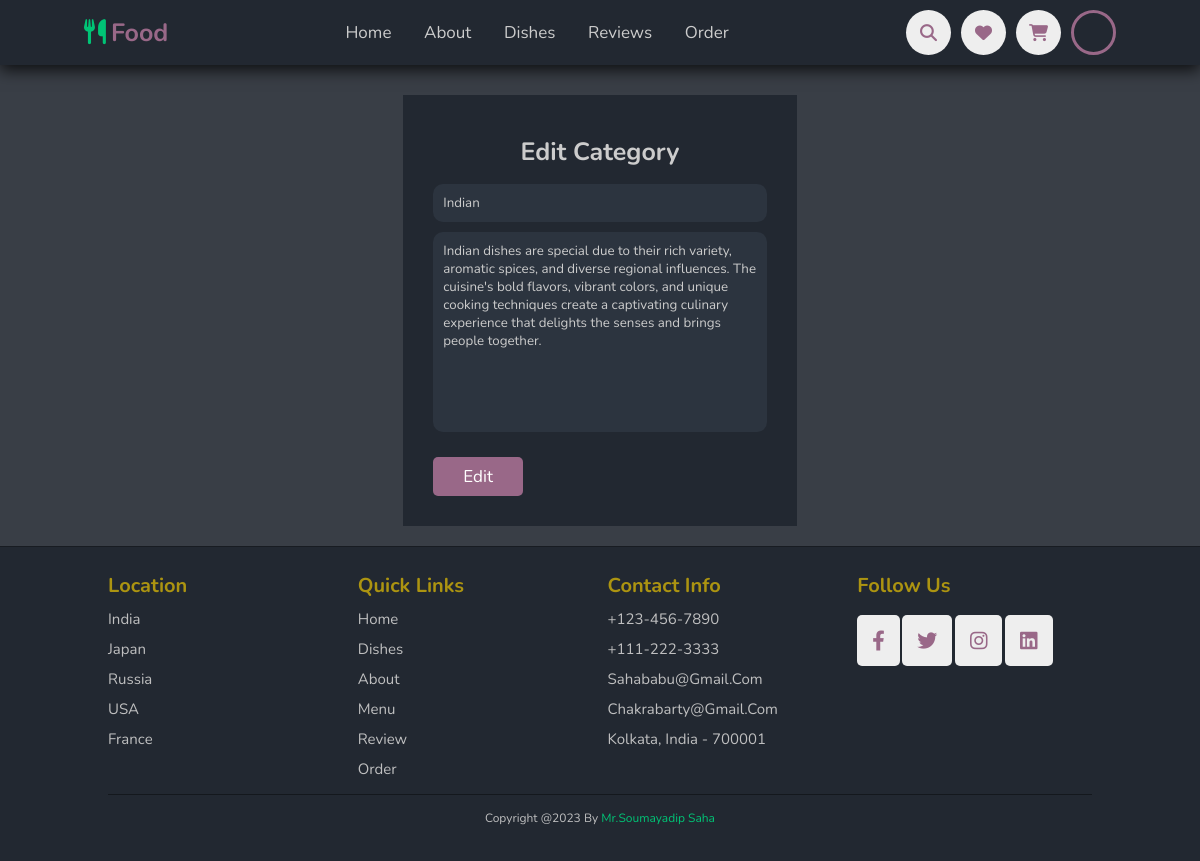
The app's page /admin/edit-category.php?cid=4 (signed in) with its own data.
### tables this page shows
CREATE TABLE `category` (
  `cid` int(10) UNSIGNED NOT NULL,
  `ctitle` varchar(50) NOT NULL,
  `cdescription` text NOT NULL
);

### admin/edit-category.php (the view, shortened to what this page needs)
<?php
    include 'partials/header.php';
    if(isset($_GET['cid'])){
        $id = $_GET['cid'];
        $get_query = "SELECT * from category where cid='$id'";
        $get_result = mysqli_query($conn, $get_query);
        $get_categories = mysqli_fetch_assoc($get_result);
        $description = strip_tags($get_categories['cdescription']);
    }
?>
<section class="form_section">
    <div class="container form_container">
        <h2>Edit category</h2>
        <form action="./edit-category-logic.php" method="post" enctype="multipart/form-data">
            <input type="text" name="title" value="<?= $get_categories['ctitle'] ?>" placeholder="enter category name...">
            <textarea rows="10" name="cdesc" cols="" placeholder="write something special about it..."><?= $description ?></textarea>
            <div class="submit">
                <button type="submit" name="submit" class="btn">edit</button>
            </div>
        </form>
    </div>
</section>
<?php
    include 'partials/footer.php';
?>

### CSS/style.css (style rules this page uses)
:root { --green: #00c476; --black: #996888; --light-color: #cacacaef; --box-shadow: 0 .5rem 1.5rem rgba(0, 0, 0, .768); --outline: .1rem solid rgb(0, 0, 0, .3); --outline-hover: .3rem solid #27ae60; --color-red-light: hsl(346, 87%, 46%, 15%); --color-green: #00c476; --color-green-light: hsl(156, 100%, 38%, 15%); --color-gray-900: #1e1e66; --color-red: #da0f3f; --color-red-light: hsl(346, 87%, 46%, 15%); --color-green: #00c476; --color-green-light: hsl(156, 100%, 38%, 15%); }
* { font-family: 'Nunito', sans-serif; margin: 0; padding: 0; box-sizing: border-box; text-decoration: none; outline: none; border: none; text-transform: capitalize; transition: all .2s linear; list-style: none; }
body { background: #222831; }
html { font-size: 62.5%; overflow-x: hidden; scroll-padding-top: 5.5rem; scroll-behavior: smooth; }
section { padding: 2rem 9%; }
section:nth-child(odd) { background: #393e46; }
.btn { margin-top: 2rem; display: inline-block; font-size: 1.7rem; color: #fff; background: var(--black); border-radius: .5rem; cursor: pointer; padding: 0.8rem 3rem; }
.container { width: 74%; max-width: 1800px; margin: 0 auto; }
h2 { margin: 1rem 0; font-size: 2.5rem; }
.form_section { display: grid; place-items: center; margin-top: 5rem; }
.form_container { width: 40%; background: #222831; padding: 3rem; margin-top: 2.5rem; }
.form_container h2 { text-align: center; color: #ccc; }
.form_container form { display: grid; font-size: 1.5rem; }
.form_container form input, select, label, textarea { margin-top: .5rem; margin-bottom: .5rem; padding: 0.8rem 1.4rem; color: #ccc; }
input::placeholder, textarea::placeholder { color: #aaa; text-transform: capitalize; }
.form_container form input, select, textarea { background: #2c343f; border: none; text-transform: none; outline: none; margin-top: .5rem; margin-bottom: .5rem; resize: none; padding: 1rem; border-radius: 1rem; }

### records on screen
category: title "Indian", cdesc "Indian dishes are special due to their rich variety, aromatic spices, and diverse regional influences. The cuisine's bold flavors, vibrant colors, and unique cooking techniques create a captivating culinary experience that delights the senses and brings people together."
